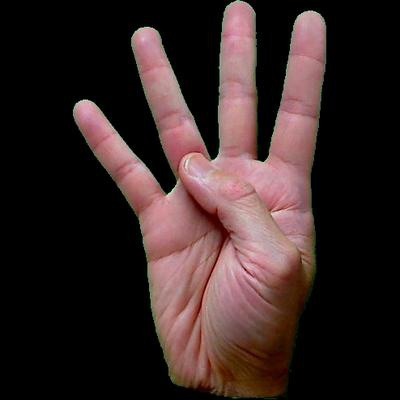
#> input picture Model_2/asl_dataset_digits/4/Sign 4 (131).jpeg, 400 x 400 px; its folder holds only this picture in this run
$ python imageTOCSV.py
#> lines starting #> are read from the running program, lines starting #| are printed output that depends on the picture
#> in append_image_to_csv, img is the input picture: shape (400, 400, 3); mean B, G, R 37.5, 38.5, 54.2
import cv2
import numpy as np
import csv
import os

def image_to_pixel_list(img):
    # Convert to grayscale if not already
    if len(img.shape) > 2:
        img = cv2.cvtColor(img, cv2.COLOR_BGR2GRAY)
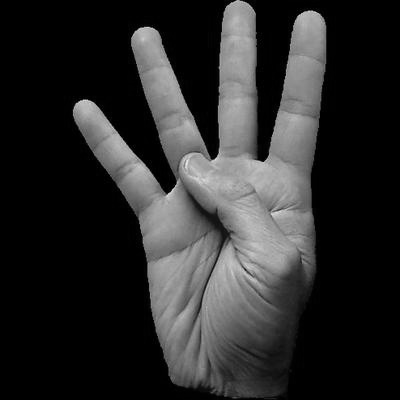
#> img: shape (400, 400); min 0, max 234, mean 43.1

    # Resize to 28x28
    img = cv2.resize(img, (28, 28), interpolation=cv2.INTER_AREA)
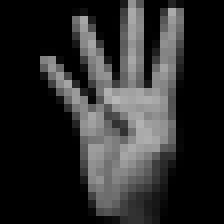
#> img: shape (28, 28) (shown 8 times larger); min 0, max 183, mean 43.1

    # Flatten to 1D array and return as list
    return img.flatten().tolist()

def append_image_to_csv(input_file, label, output_file):
    # Read the JPEG image
    img = cv2.imread(input_file)

    # Check if the image was successfully loaded
    if img is None:
        print(f"Error: Unable to load image {input_file}")
        return

    # Convert image to pixel list
    pixel_list = image_to_pixel_list(img)
#> pixel_list = 784 values, max 183 at index 350, min 0 at index 0, mean 43.08

    # Open the CSV file in append mode
    with open(output_file, 'a', newline='') as csvfile:
        writer = csv.writer(csvfile)

        # Create the row: label followed by pixel values
        row = [label] + pixel_list
#> row = 785 values, max 183 at index 351, min 0 at index 1, mean 43.03

        # Write the row
        writer.writerow(row)

    print(f"Image {input_file} (label: {label}) has been appended to {output_file}")

def process_image_directory(base_dir, output_file, recursive=True):
    # Create the output file with header if it doesn't exist
    if not os.path.exists(output_file):
        with open(output_file, 'w', newline='') as csvfile:
            writer = csv.writer(csvfile)
            header = ['label'] + [f'pixel{i+1}' for i in range(784)]
            writer.writerow(header)

    # Function to process a directory
    def process_dir(directory):
        for item in os.listdir(directory):
            item_path = os.path.join(directory, item)
            if os.path.isdir(item_path):
                if recursive:
                    process_dir(item_path)
                continue

            # Check if it's a JPEG file
            if item.lower().endswith(('.jpg', '.jpeg')):
                # Try to extract label from directory name
                dir_name = os.path.basename(directory)
                try:
                    label = int(dir_name)
                    if 0 <= label <= 35:  # Valid ASL label range
                        append_image_to_csv(item_path, label, output_file)
                except ValueError:
                    # Directory name is not a valid label, skip this image
                    print(f"Skipping {item_path} - parent directory '{dir_name}' is not a valid label")

    # Start processing from the base directory
    process_dir(base_dir)

# Example usage
base_dir = "asl_dataset_digits"  # Replace with your actual path
output_file = "dataset.csv"  # Replace with your actual path

process_image_directory(base_dir, output_file)
